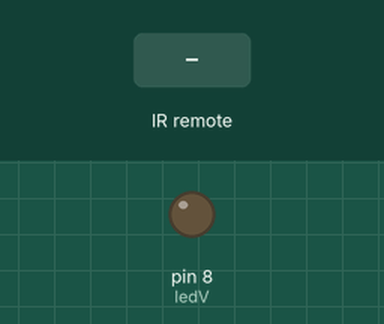
Simulated run of this sketch. Board: Arduino Uno, built with avr-gcc and run on an emulated ATmega328P. Parts: output pins drawn as LEDs (lit = HIGH). Inputs (shaded band) come from the test bench.

Above: at 1.2 s.
1.3 s: infrared code 0xFD08F7 received
At 2.4 s:
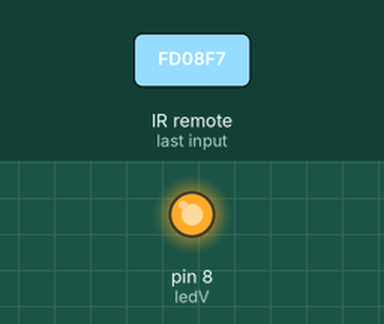
2.8 s: infrared code 0xFD8877 received
At 3.5 s:
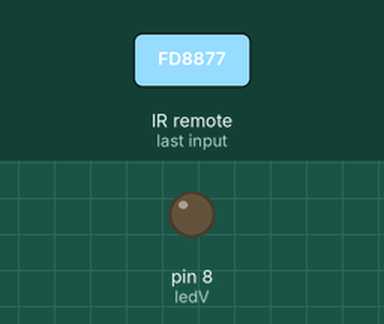
Timing chart, 0 to 5.8 s (numbered marks = the images above; inputs shaded):
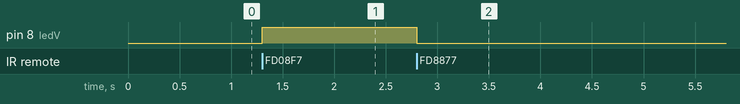

Measured:
- after the input at 1.3 s, pin 8 (ledV): LOW → HIGH at once
- after the input at 2.8 s, pin 8 (ledV): HIGH → LOW at once

The sketch:

3-Infravermelho.ino
```cpp
#include <IRremote.h>

int IRporta = 5, ledV = 8;

// Declarações de uso da biblioteca IR
IRrecv irReceptor(IRporta);
decode_results valorRecebido;

int retorno = 0;
bool codigo = false;


bool traduzirCodIR() {
  // 1 16582903
  // 2 16615543
  switch (valorRecebido.value) {
    case 16582903:
    	return true;
    case 16615543:
    	return false;
  }
}

void acionarLED(bool codigoIR) {
  if (codigoIR) digitalWrite(ledV, HIGH);
  else digitalWrite(ledV, LOW);
}


void setup() {
  pinMode(ledV, OUTPUT);
  Serial.begin(9600);
  irReceptor.enableIRIn(); //Inicializa o receptor
}

void loop() {
  if (irReceptor.decode(&valorRecebido)) {
    codigo = traduzirCodIR();
    acionarLED(codigo);
    irReceptor.resume();
  }
}
```
